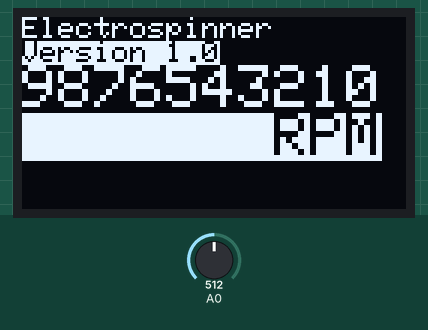
Recording of a sketch running on a simulated Arduino Uno, built with avr-gcc and run on an emulated ATmega328P. Parts: 128×64 one-colour display. The test bench sets the inputs (shaded band); at power-on: A0 = 512.

Above: at 2.3 s.
At 5.4 s:
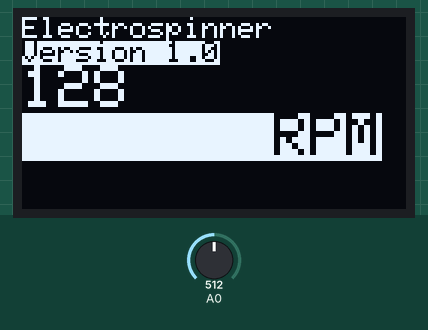
5.5 s: A0 set to 716
At 6.4 s:
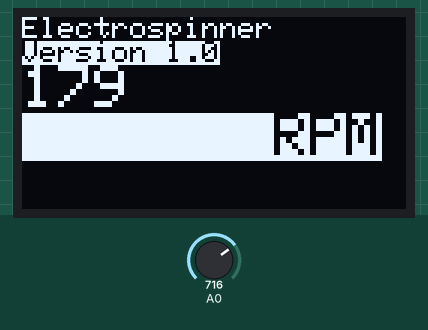
7.0 s: A0 set to 900
At 8.2 s:
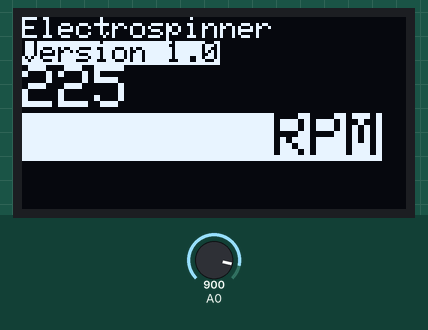
8.5 s: A0 set to 1023
At 9.1 s:
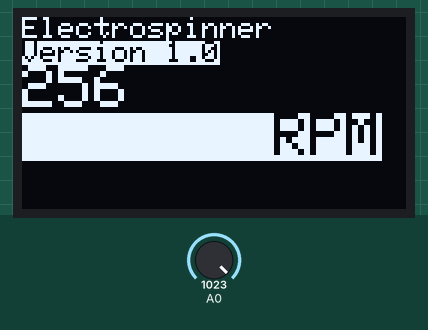
Timing chart, 0 to 11.5 s (numbered marks = the images above; inputs shaded):
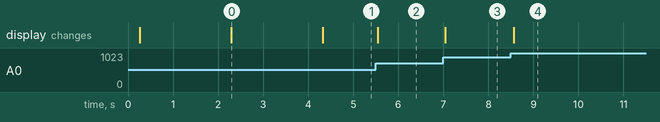

The sketch:

speed_control.ino
```cpp
#include <Wire.h>
#include <Adafruit_GFX.h>
#include <Adafruit_SSD1306.h>


#define OLED_RESET 4
Adafruit_SSD1306 display(OLED_RESET);

double sensorValue = 0;
double outputValue = 0;

void setup() {
  Serial.begin(9600);
  delay(200);

  // by default, we'll generate the high voltage from the 3.3v line internally! (neat!)
  display.begin(SSD1306_SWITCHCAPVCC, 0x3C);  // initialize with the I2C addr 0x3D (for the 128x64)
  display.fillScreen(WHITE);
  display.display(); // show splashscreen
  delay(2000);
  display.clearDisplay();   // clears the screen and buffer

  // text display tests
  display.setTextSize(1);
  display.setTextColor(WHITE);
  display.setCursor(0, 0);
  display.println("Electrospinner");
  display.setTextColor(BLACK, WHITE); // 'inverted' text
  display.println("Version 1.0");
  display.setTextSize(2);
  display.setTextColor(WHITE);
  display.print("9876543210"); display.setTextColor(BLACK, WHITE); display.println("       RPM");
  display.display();
  display.clearDisplay();
  delay(2000);

}

void loop() {
  sensorValue = analogRead(A0);
  outputValue = map(sensorValue, 0, 1023, 1, 256);
  rpm(outputValue);
}
void rpm(int rpm) {
  //round rpm to 10 places


  display.setTextSize(1);
  display.setTextColor(WHITE);
  display.setCursor(0, 0);
  display.println("Electrospinner");
  display.setTextColor(BLACK, WHITE); // 'inverted' text
  display.println("Version 1.0");
  display.setTextSize(2);
  display.setTextColor(WHITE);
  display.println(rpm);
  display.setTextColor(BLACK, WHITE); display.println("       RPM");
  display.display();
  display.clearDisplay();

}
```

Measured:
- after the input at 5.5 s, the display: changes after 0.05 s (image 2)
- after the input at 7.0 s, the display: changes at once (image 3)
- after the input at 8.5 s, the display: changes after 0.06 s (image 4)
- what the display in image 0 shows lasts 2.0 s, from 2.3 s to 4.3 s
